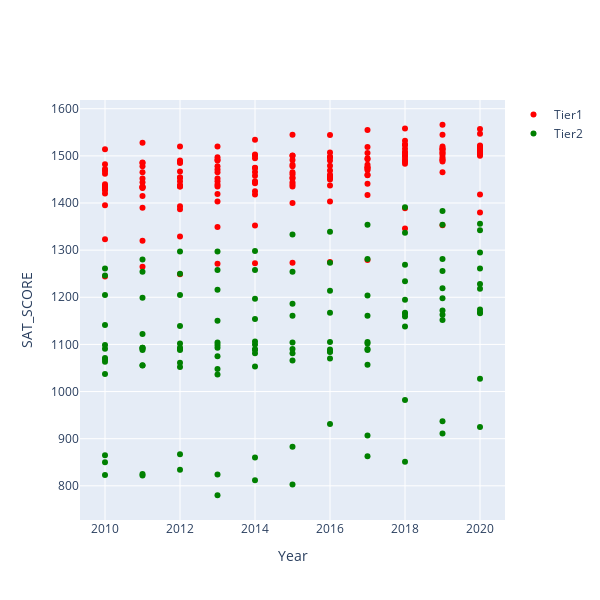

The notebook cell saved with this chart:
### Code cell
fig = go.Figure()
fig.add_trace(go.Scatter(
    x=year,
    y=admittanceTier1['SAT_AVG_ALL'],
    marker_color="red",
    mode="markers",
    name="Tier1"
))

fig.add_trace(go.Scatter(
    x=year,
    y=admittanceTier2['SAT_AVG_ALL'],
    marker_color="green",
    mode="markers",
    name="Tier2"
))
fig.update_layout(
    yaxis=dict(title="SAT_SCORE"),
    xaxis=dict(title="Year"),
)
fig.layout.update(dict(width=600, height=600))
fig.show()

### Figure 1 — Plotly figure (JSON) as saved in the notebook; plotly's stock layout.template omitted (floating-point values rounded to 4 significant figures; data arrays with more than 128 entries replaced by an {"elided": "..."} marker saying what was removed)
{"data": [{"marker": {"color": "red"}, "mode": "markers", "name": "Tier1", "type": "scatter", "x": {"elided": "165 int values"}, "y": {"elided": "165 int values"}}, {"marker": {"color": "green"}, "mode": "markers", "name": "Tier2", "type": "scatter", "x": {"elided": "165 int values"}, "y": {"elided": "165 int values"}}], "layout": {"height": 600, "width": 600, "xaxis": {"title": {"text": "Year"}}, "yaxis": {"title": {"text": "SAT_SCORE"}}}}
